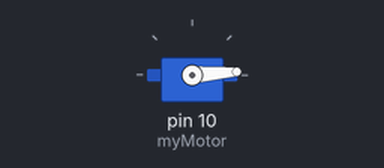
Bench run of a sketch on a simulated Arduino Uno, built with avr-gcc and run on an emulated ATmega328P. On the bench: servo. What the sketch prints to the serial monitor is not drawn.

Above: at 0.6 s.
Timing chart, 0 to 2.1 s (numbered marks = the images above):
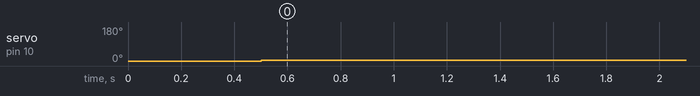

The sketch:

ESC.control.Ciclic.ino
```cpp
/*
*  Valors
*  - Val = 4 comença a girar
*  - Val = 47 és el màxim (amb aspa), 180 sense
*  - Podem passar de 0 a 27 de cop
*  (Do whatever you want with it.)
*/

// Need the Servo library
#include <Servo.h>

// This is our motor.
Servo myMotor;
int increment = 0;
int val = 4;

// Set everything up
void setup()
{
  // Put the motor to Arduino pin #9
  myMotor.attach(10);
  // Required for I/O from Serial monitor
  Serial.begin(9600);
  // Print a startup message
  Serial.println("initializing");
  myMotor.write(0);
  delay(500);
}


void loop(){
  val = val + increment;
  // Convert the string to an integer
  Serial.println(val);
  if (val > -1 && val < 100)
    myMotor.write(val);
  if( val == 100 || val == 0)
    increment = -increment;

    delay(500);
}
```

Measured:
- by itself, servo on pin 10 (myMotor): 0° → 4° at 0.50 s
